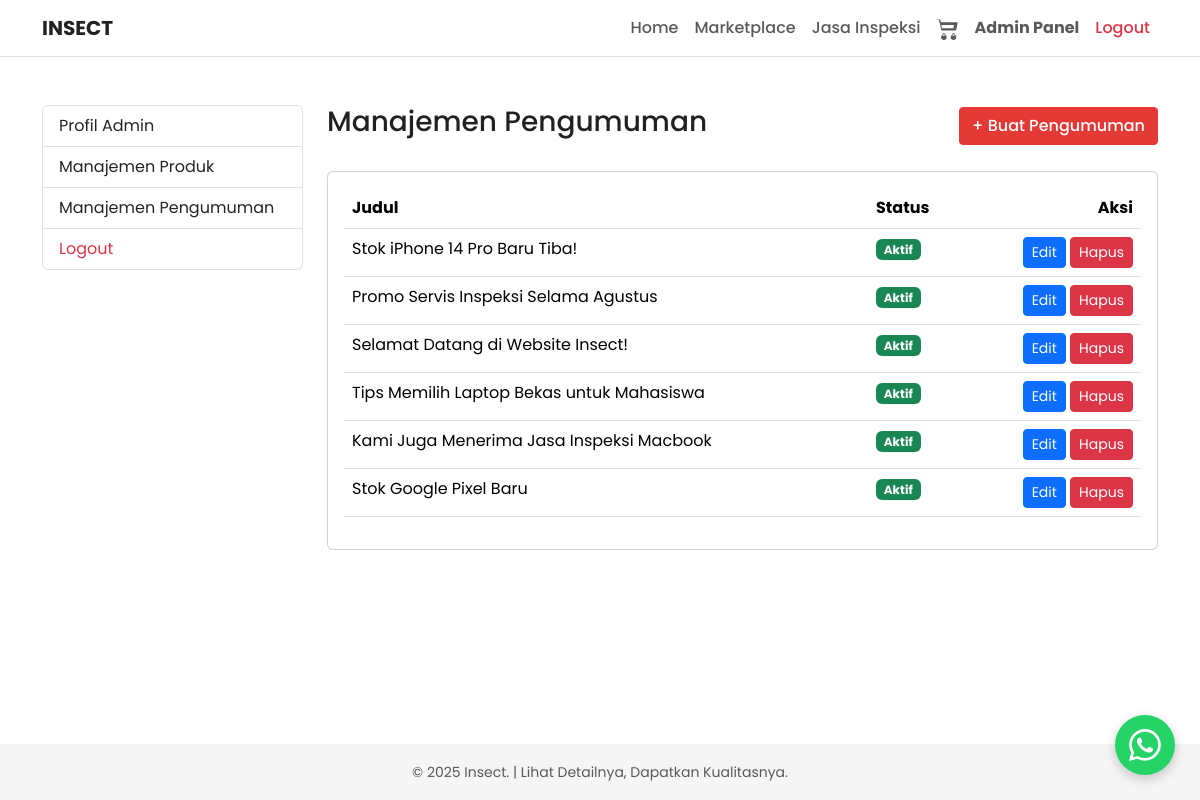
Screenshot of /admin_pengumuman.php (signed in) with the database file from the repository.
### tables this page shows
CREATE TABLE `announcements` (
  `id` int(11) NOT NULL,
  `title` varchar(255) NOT NULL,
  `content` text DEFAULT NULL,
  `image` varchar(255) DEFAULT 'default.jpg',
  `is_active` tinyint(1) NOT NULL DEFAULT 1,
  `created_at` timestamp NOT NULL DEFAULT current_timestamp()
);

### functions.php (called while the page is built, shortened)
<?php
function e($string) {
    return htmlspecialchars($string, ENT_QUOTES, 'UTF-8');
}

### admin_pengumuman.php (the view, shortened to what this page needs)
<?php
include 'header.php';
$announcements = $mysqli->query("SELECT * FROM announcements ORDER BY created_at DESC");
?>
<div class="row">
    <div class="col-md-3">
        <?php include 'admin_sidebar.php'; ?>
    </div>
    <div class="col-md-9">
        <div class="d-flex justify-content-between align-items-center mb-4">
            <h3>Manajemen Pengumuman</h3>
            <a href="admin_tambah_pengumuman.php" class="btn btn-accent">+ Buat Pengumuman</a>
        </div>
        <div class="card">
            <div class="card-body">
                <table class="table">
                    <thead><tr><th>Judul</th><th>Status</th><th class="text-end">Aksi</th></tr></thead>
                    <tbody>
                    <?php if ($announcements->num_rows > 0): ?>
                        <?php while($item = $announcements->fetch_assoc()): ?>
                        <tr>
                            <td><?php echo e($item['title']); ?></td>
                            <td><?php echo ($item['is_active'] == 1) ? '<span class="badge bg-success">Aktif</span>' : '<span class="badge bg-secondary">Nonaktif</span>'; ?></td>
                            <td class="text-end">
                                <a href="admin_edit_pengumuman.php?id=<?php echo $item['id']; ?>" class="btn btn-sm btn-primary">Edit</a>
                                <a href="admin_pengumuman.php?action=delete&id=<?php echo $item['id']; ?>" class="btn btn-sm btn-danger" onclick="return confirm('Yakin ingin menghapus pengumuman ini?')">Hapus</a>
                            </td>
                        </tr>
                        <?php endwhile; ?>
                    <?php else: ?>
                        <tr><td colspan="3" class="text-center">Belum ada pengumuman.</td></tr>
                    <?php endif; ?>
                    </tbody>
                </table>
            </div>
        </div>
    </div>
</div>
<?php include 'footer.php'; ?>

### assets/css/style.css (style rules this page uses)
:root { --accent-color: #E53935; --accent-color-hover: #C62828; --light-bg: #FFFFFF; --subtle-bg: #F5F5F5; --text-color: #212121; --border-color: #E0E0E0; }
body { background-color: var(--light-bg); color: var(--text-color); font-family: 'Poppins', sans-serif; display: flex; flex-direction: column; min-height: 100vh; }
.btn-accent { background-color: var(--accent-color); border-color: var(--accent-color); color: #FFFFFF; font-weight: 500; border-radius: 4px; transition: background-color 0.2s ease; }

### rows the page displays
announcements: title "Stok iPhone 14 Pro Baru Tiba!", is_active "Aktif"
announcements: title "Promo Servis Inspeksi Selama Agustus", is_active "Aktif"
announcements: title "Selamat Datang di Website Insect!", is_active "Aktif"
announcements: title "Tips Memilih Laptop Bekas untuk Mahasiswa", is_active "Aktif"
announcements: title "Kami Juga Menerima Jasa Inspeksi Macbook", is_active "Aktif"
announcements: title "Stok Google Pixel Baru", is_active "Aktif"
